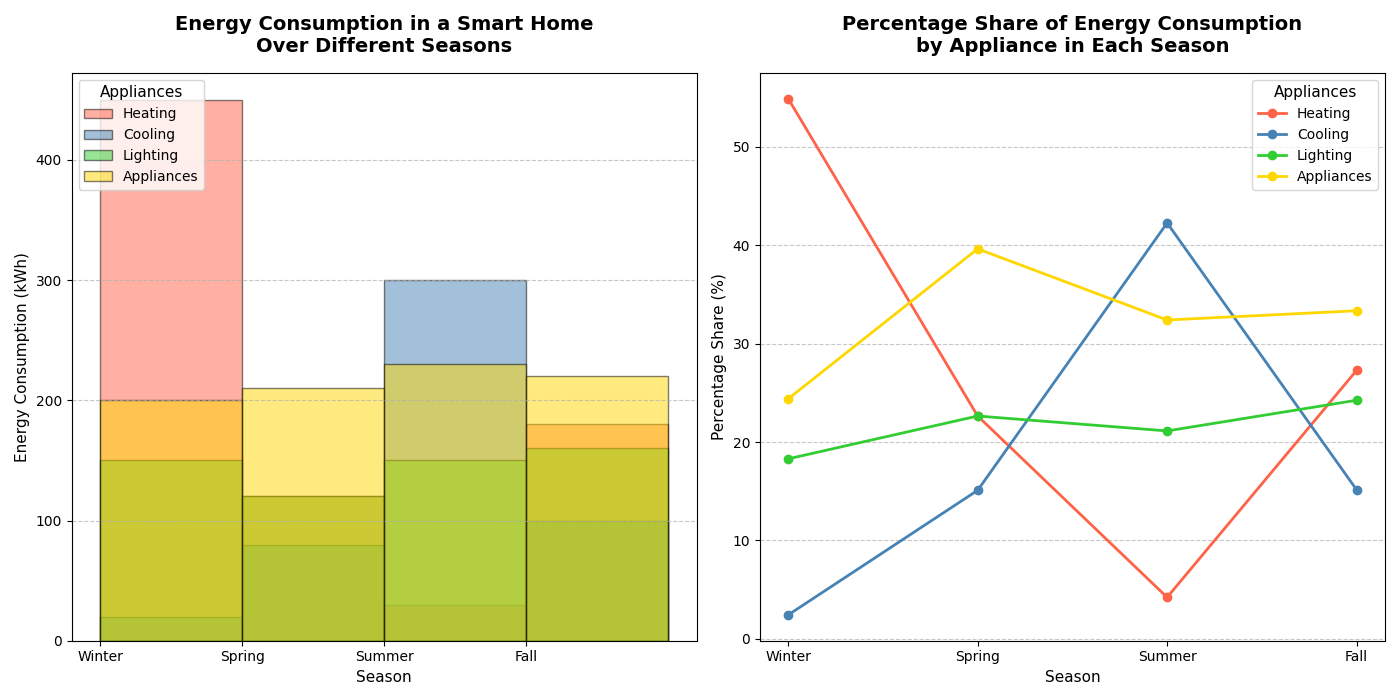

This figure's Python source:
import matplotlib.pyplot as plt
import numpy as np

seasons = ['Winter', 'Spring', 'Summer', 'Fall']
heating = [450, 120, 30, 180]
cooling = [20, 80, 300, 100]
lighting = [150, 120, 150, 160]
appliances = [200, 210, 230, 220]
data = [heating, cooling, lighting, appliances]
appliance_labels = ['Heating', 'Cooling', 'Lighting', 'Appliances']

# New color palette
colors = ['#FF6347', '#4682B4', '#32CD32', '#FFD700']

fig, axs = plt.subplots(1, 2, figsize=(14, 7))

# Overlaid histogram with new colors
for i in range(len(data)):
    axs[0].hist(np.arange(len(seasons)), bins=np.arange(len(seasons) + 1), weights=data[i],
                label=appliance_labels[i], alpha=0.5, edgecolor='black', color=colors[i])

axs[0].set_title("Energy Consumption in a Smart Home\nOver Different Seasons", fontsize=14, fontweight='bold', pad=15)
axs[0].set_xlabel("Season", fontsize=11)
axs[0].set_ylabel("Energy Consumption (kWh)", fontsize=11)
axs[0].set_xticks(np.arange(len(seasons)))
axs[0].set_xticklabels(seasons, rotation=0)
axs[0].legend(title="Appliances", fontsize=10, title_fontsize='11', loc='upper left')
axs[0].yaxis.grid(True, linestyle='--', alpha=0.7)

# Line plot for percentage share with new colors
def calculate_percentage_share(data):
    percentages = []
    total_consumption = [sum(x) for x in zip(*data)]
    for series in data:
        percentages.append([((val / total) * 100) if total != 0 else 0 for val, total in zip(series, total_consumption)])
    return percentages

percentage_data = calculate_percentage_share(data)

for idx, percentage in enumerate(percentage_data):
    axs[1].plot(seasons, percentage, marker='o', label=appliance_labels[idx], linewidth=2, color=colors[idx])

axs[1].set_title("Percentage Share of Energy Consumption\nby Appliance in Each Season", fontsize=14, fontweight='bold', pad=15)
axs[1].set_xlabel("Season", fontsize=11)
axs[1].set_ylabel("Percentage Share (%)", fontsize=11)
axs[1].legend(title="Appliances", fontsize=10, title_fontsize='11', loc='best')
axs[1].yaxis.grid(True, linestyle='--', alpha=0.7)

plt.tight_layout()
plt.show()
